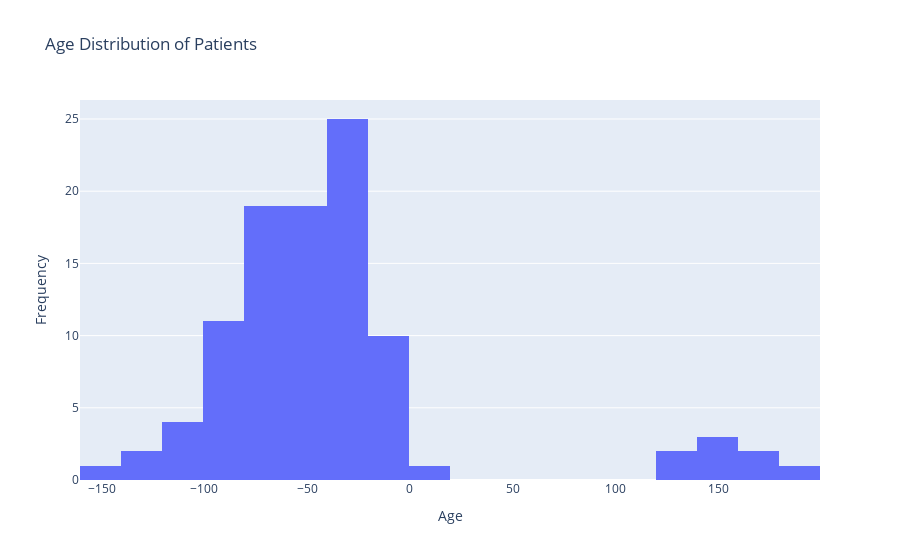

Notebook source saved alongside this figure:
### Code cell
import plotly.express as px

# Example: Extracting age distribution of patients
patients['dob'] = pd.to_datetime(patients['dob'])
patients['age'] = (pd.to_datetime('today') - patients['dob']).dt.days // 365
fig = px.histogram(patients, x='age', nbins=20, title='Age Distribution of Patients')
fig.update_layout(xaxis_title='Age', yaxis_title='Frequency')
fig.show()

### Figure 1 — Plotly figure (JSON) as saved in the notebook; plotly's stock layout.template omitted (floating-point values rounded to 4 significant figures)
{"data": [{"bingroup": "x", "hovertemplate": "age=%{x}<br>count=%{y}<extra></extra>", "legendgroup": "", "marker": {"color": "#636efa", "pattern": {"shape": ""}}, "name": "", "nbinsx": 20, "orientation": "v", "showlegend": false, "type": "histogram", "x": [-70, -66, -14, -51, -90, 129, -84, -37, -26, -27, -29, 139, -32, -37, -52, -85, -47, -37, -117, -22, -56, -7, -34, -87, -77, -122, -57, -14, -86, -5, -22, -72, -29, 145, -126, -31, -11, -26, -73, -73, -45, -75, -48, -12, -64, -84, -103, -157, -85, -34, -39, -58, -55, -46, -86, -62, -79, -7, -73, -44, -88, -49, 180, -49, -72, -66, -112, 173, -21, -37, -62, -59, -20, 8, -34, -27, -74, -50, -17, -48, -36, -55, -37, 178, -22, -5, -75, -72, -112, 148, -73, -27, -27, -49, -80, -33, 146, -54, -83, -88], "xaxis": "x", "yaxis": "y"}], "layout": {"barmode": "relative", "legend": {"tracegroupgap": 0}, "title": {"text": "Age Distribution of Patients"}, "xaxis": {"anchor": "y", "domain": [0, 1], "title": {"text": "Age"}}, "yaxis": {"anchor": "x", "domain": [0, 1], "title": {"text": "Frequency"}}}}
